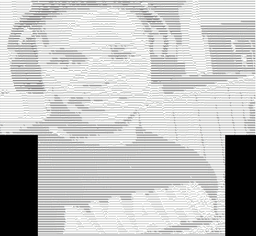
#> input picture me_special.png, 256 x 236 px, shrunk from 1865 x 1717 before the run, given in place of Space_Ship.mp4, which was not available
$ python ascii.py
#> lines starting #> are read from the running program, lines starting #| are printed output that depends on the picture; pictures that were not available may be replaced by others from this repository, and a replacement may not be noted
import PIL
from PIL import Image, ImageFont, ImageDraw, ImageOps
import cv2
from tqdm import tqdm


class Ascii:
    """This implementation follows the kite.com tutorial on youtube. I then decided to add a
    spin to it"""
    def __init__(self, width):
        self.path = "output/"
        self.ASCII_CHARS = ["@", "#", "$", "%", "?", "*", ",", "+",
                            ";", ".", "^", "~", "'", "-", ">", "=" ,
                            "`", "{", "}", "!", "/", "\\","|", "<"]
        self.new_width = width
        self.new_height = 1
        self.PIXEL_ON = 0  # PIL color to use for "on"
        self.PIXEL_OFF = 255  # PIL color to use for "off"

    def resize_image(self,image):
        width, height = image.size
        self.new_width = int(width*0.7)
        #self.new_height = height
        ratio =  (height/width)
        self.new_height = int(self.new_width * ratio)
        resized_image = image.resize((self.new_width,self.new_height))
        return resized_image

    def gray_scale(self, image):
        gray_image = image.convert("L")
        return gray_image

    def pixels_to_ascii(self,image):
        pixels = image.getdata()
        chars = "".join([self.ASCII_CHARS[pixel//25] for pixel in pixels])
        return chars


    def text_image(self, text_path, font_path = None):
        """
        This function was taken from: https://stackoverflow.com/questions/29760402/converting-a-txt-file-to-an-image-in-python
        and changed for my needs
        Convert text file to a grayscale image with black characters on a white background.

        arguments:
        text_path - the content of this file will be converted to an image
        font_path - path to a font file (for example impact.ttf)
        """
        grayscale = 'L'
        # parse the file into lines
        with open(text_path) as text_file:  # can throw FileNotFoundError
            lines = tuple(l.rstrip() for l in text_file.readlines())

        # choose a font (you can see more detail in my library on github)
        large_font = 40  # get better resolution with larger size
        font_path = font_path or 'cour.ttf'  # Courier New. works in windows. linux may need more explicit path
        try:
            font = PIL.ImageFont.truetype(font_path, size=large_font)
        except IOError:
            font = PIL.ImageFont.load_default()
            print('Could not use chosen font. Using default.')

        # make the background image based on the combination of font and lines
        pt2px = lambda pt: int(round(pt * 96.0 / 72))  # convert points to pixels
        max_width_line = max(lines, key=lambda s: font.getsize(s)[0])
        # max height is adjusted down because it's too large visually for spacing
        test_string = 'ABCDEFGHIJKLMNOPQRSTUVWXYZ'
        max_height = pt2px(font.getsize(test_string)[1])
        max_width = pt2px(font.getsize(max_width_line)[0])
        height = max_height * len(lines)  # perfect or a little oversized
        width = int(round(max_width + 40))  # a little oversized
        image = PIL.Image.new(grayscale, (width, height), color=self.PIXEL_OFF)
        draw = PIL.ImageDraw.Draw(image)

        # draw each line of text
        vertical_position = 5
        horizontal_position = 5
        line_spacing = int(round(max_height * 0.9))  # reduced spacing seems better
        for line in lines:
            draw.text((horizontal_position, vertical_position),
                      line, fill=self.PIXEL_ON, font=font)
            vertical_position += line_spacing
        # crop the text
        c_box = PIL.ImageOps.invert(image).getbbox()
        image = image.crop(c_box)
        return image

    def main(self, filename, image, number):
        #filename_i = "%s"%filename
        self.outputfile = 'outfile_%s.txt'%number
        # [4 lines of commented-out code are left out]

        new_image_data  = self.pixels_to_ascii(self.gray_scale(self.resize_image(image)))
        pixel_count = len(new_image_data)
        ascii_image = "\n".join(new_image_data[i:(i+self.new_width)] for i in range(0,pixel_count,self.new_width))

        with open(self.outputfile,"w") as f:
            f.write(ascii_image)

        image_new = self.text_image(self.outputfile)
        image_new.save('%s%s.jpg'%(self.path,filename))


class video:
    def __init__(self):
        self.render = None
        self.done  = False
        self.path = "video/"
        self.frames = 10
        self.time = 60
        self.output_path = "output/"
        self.im_array = []
        self.aski = Ascii(200)

    def frameCapture(self, filename):
#> called with filename = 'Space_Ship.mp4'
        vidObj = cv2.VideoCapture(self.path+filename)
        counter = 1
        success = 1
        #save imagesto disk

        while success:
            success, image = vidObj.read()
#> image is the input picture: shape (236, 256, 3); mean B, G, R 191.6, 192.2, 191.7
            try:
                image = Image.fromarray(image)
                # here goes the stuff

                self.aski.main(counter, image, 1)
#> in resize_image, `resized_image = image.resize((self.new_width,self.new_height))`:
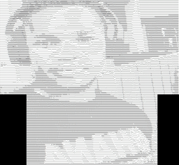
#> resized_image: PIL image 179x165 RGB; mean R, G, B 191.6, 192.2, 191.7
#> in main, `pixel_count = len(new_image_data)`: pixel_count = 29535
#> in text_image, `image = PIL.Image.new(grayscale, (width, height), color=self.PIXEL_OFF)`: image: PIL image 8273x10065 L; every value is 255
#> after the loop in text_image, `for line in lines:`: vertical_position = 9080
#> in text_image, `c_box = PIL.ImageOps.invert(image).getbbox()`: c_box = (7, 14, 6178, 9070)
#> in text_image, `c_box = PIL.ImageOps.invert(image).getbbox()`:
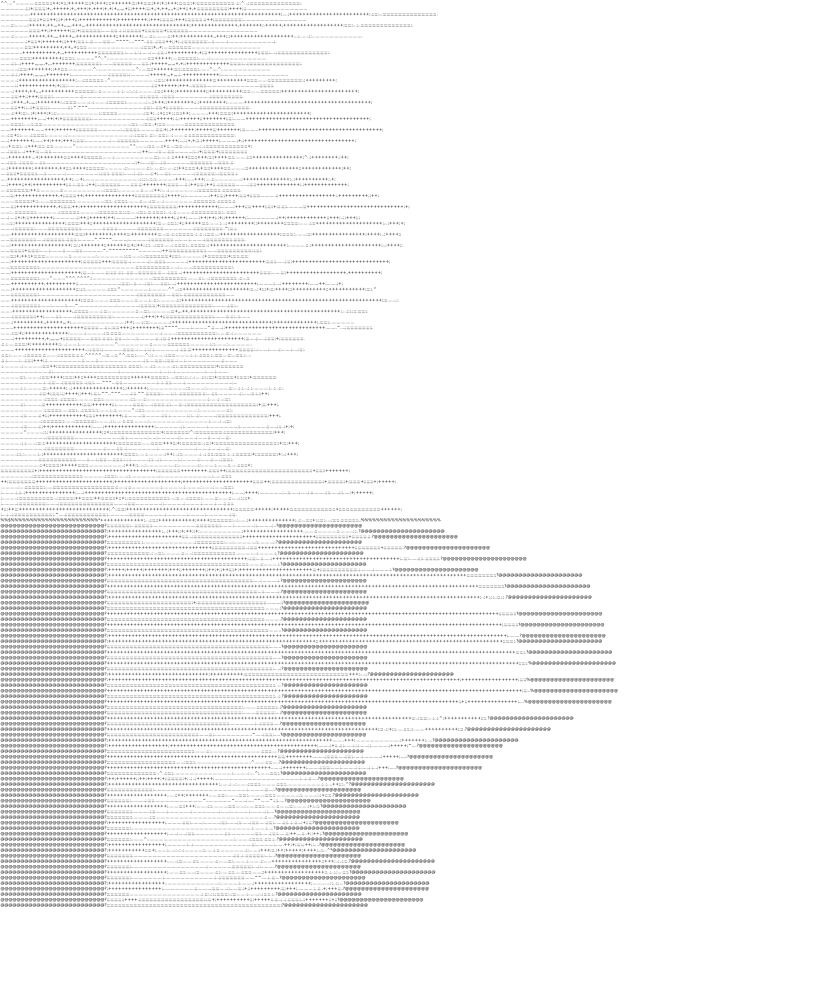
#> image: PIL image 8273x10065 L (shown at 1/10 size); min 0, max 255, mean 245.7
#> in text_image, `image = image.crop(c_box)`:
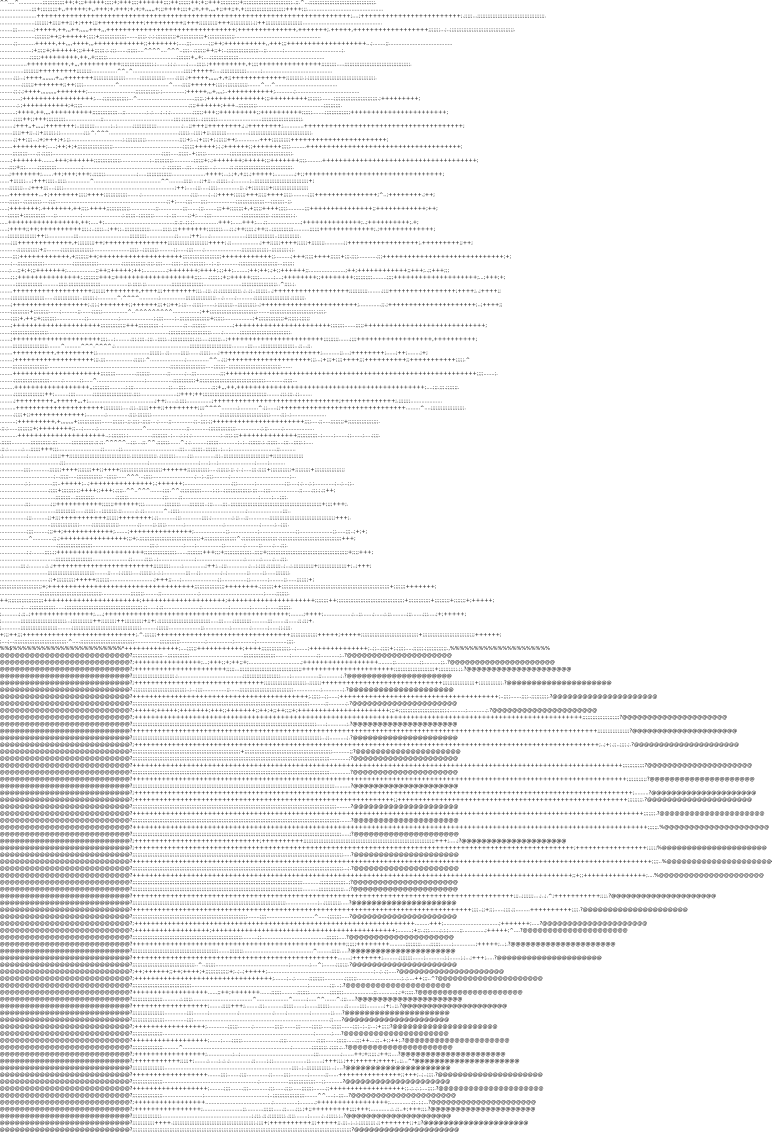
#> image: PIL image 6171x9056 L (shown at 1/8 size); min 0, max 255, mean 241.1
                #image.save("%s%s.jpg"%(self.output_path,counter))
                #cv2.imwrite("%s%s.jpg"%(self.output_path,counter), image)
                counter += 1
            except Exception as e:
                print(e)
        self.done = True
        self.frames = counter-1
        print("Video to image complete")

    def videoCreator(self):
        h,w,c = cv2.imread(self.output_path+str(1)+".jpg").shape
        size = (w,h)
        out = cv2.VideoWriter(self.path+"video_edit1.avi",cv2.VideoWriter_fourcc(*'XVID'),int(self.frames/self.time), size)
        for k in tqdm(range(1,self.frames+1)):
            im = cv2.imread(self.output_path+str(k)+".jpg")
            try:
                out.write(im)
            except Exception as e:
                print(e)
        out.release()
        cv2.destroyAllWindows()

        print("Images to video complete")

vid = video()
vid.frameCapture("Space_Ship.mp4")
vid.videoCreator()
